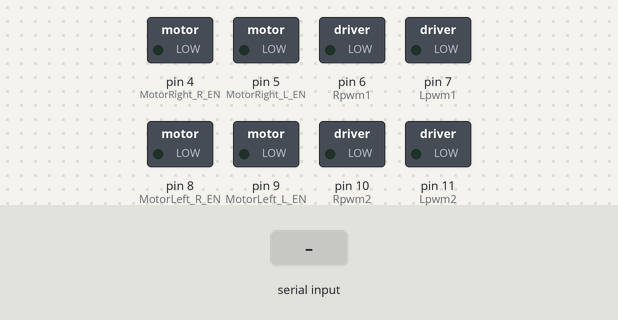
A sketch run on a simulated Arduino Uno, built with avr-gcc and run on an emulated ATmega328P. On the bench: switched loads named in the sketch (green lamp = pin HIGH). The inputs (shaded band) are chosen by the test bench. What the sketch prints to the serial monitor is not drawn.

Above: at 1.2 s.
1.3 s: "F" received over the second serial link
At 1.8 s:
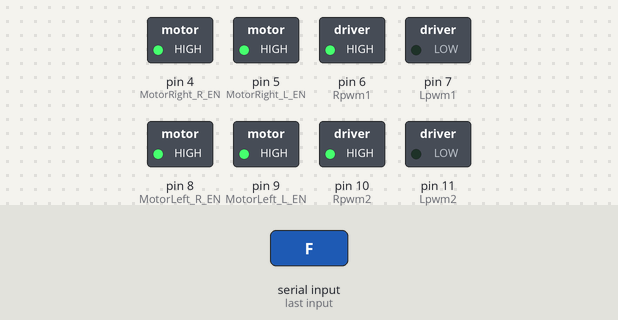
2.8 s: "B" received over the second serial link
At 4.0 s:
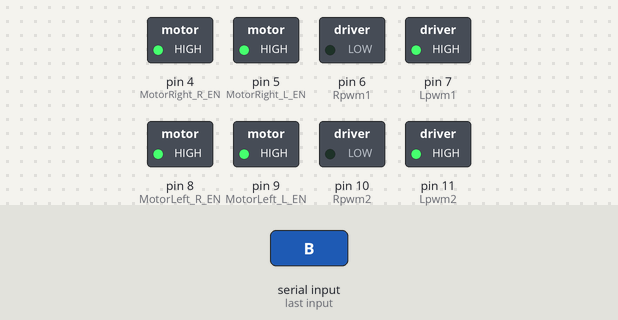
4.3 s: "R" received over the second serial link
At 5.2 s:
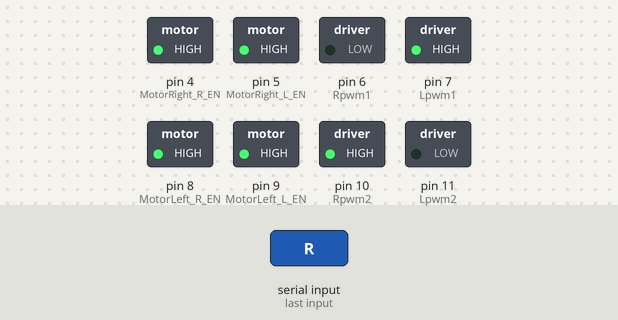
5.8 s: "L" received over the second serial link
At 6.4 s:
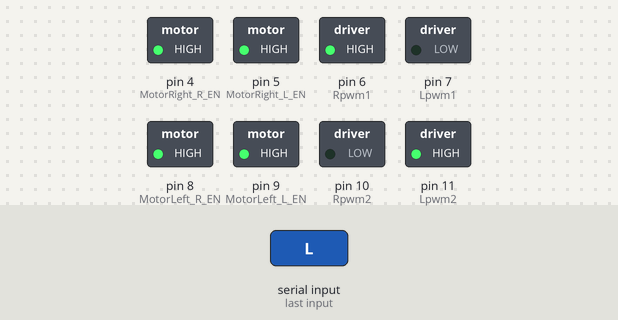
7.3 s: "I" received over the second serial link
At 8.5 s:
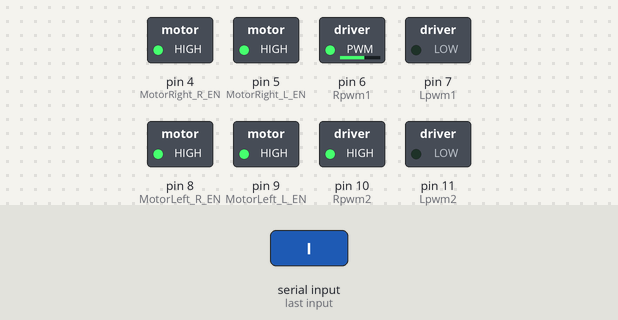
8.8 s: "G" received over the second serial link
At 9.9 s:
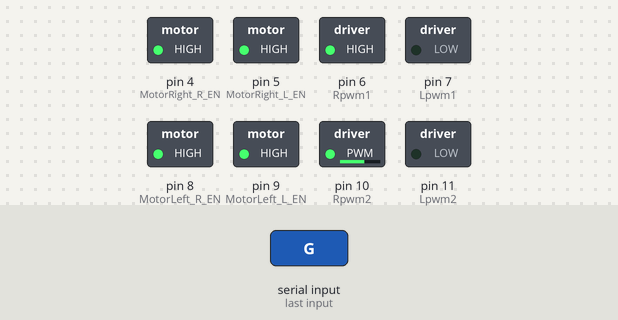
Timing chart, 0 to 11.3 s (numbered marks = the images above; inputs shaded):
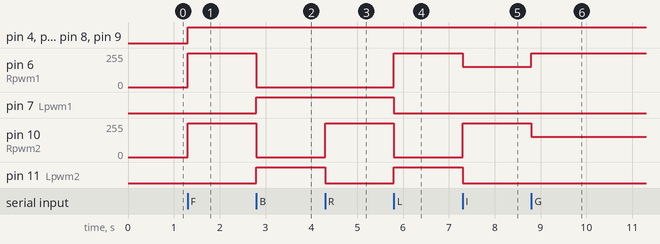

Measured:
- after the input at 1.3 s, pin 4 (MotorRight_R_EN), pin 5 (MotorRight_L_EN), pin 8 (MotorLeft_R_EN), pin 9 (MotorLeft_L_EN): LOW → HIGH at once; pin 6 (Rpwm1), pin 10 (Rpwm2): 0/255 → 255/255 at once
- after the input at 2.8 s, pin 6 (Rpwm1), pin 10 (Rpwm2): 255/255 → 0/255 at once; pin 7 (Lpwm1), pin 11 (Lpwm2): LOW → HIGH at once
- after the input at 4.3 s, pin 10 (Rpwm2): 0/255 → 255/255 at once; pin 11 (Lpwm2): HIGH → LOW at once
- after the input at 5.8 s, pin 6 (Rpwm1): 0/255 → 255/255 at once; pin 7 (Lpwm1): HIGH → LOW at once; pin 10 (Rpwm2): 255/255 → 0/255 at once; pin 11 (Lpwm2): LOW → HIGH at once
- after the input at 7.3 s, pin 6 (Rpwm1): 255/255 → 153/255 at once; pin 10 (Rpwm2): 0/255 → 255/255 at once; pin 11 (Lpwm2): HIGH → LOW at once
- after the input at 8.8 s, pin 6 (Rpwm1): 153/255 → 255/255 at once; pin 10 (Rpwm2): 255/255 → 153/255 at once

The sketch:

arduino_uno_BTS.ino
```cpp
 #include <math.h>

#include <SoftwareSerial.h>

SoftwareSerial btSerial(0, 1); // TX, RX

/*BTS7960 Motor Driver Carrier*/
const int MotorRight_R_EN = 4; // Pin to control the clockwise direction of Right Motor
const int MotorRight_L_EN = 5; // Pin to control the counterclockwise direction of Right Motor
const int MotorLeft_R_EN = 8; // Pin to control the clockwise direction of Left Motor
const int MotorLeft_L_EN = 9; // Pin to control the counterclockwise direction of Left Motor
const int Rpwm1 = 6; // pwm output - motor A
const int Lpwm1 = 7; // pwm output - motor B
const int Rpwm2 = 10; // pwm output - motor A
const int Lpwm2 = 11; // pwm output - motor B
int mspeed = 255;
int robotControlState;

char c;
void setup(){

  //Setup Right Motors
  pinMode(MotorRight_R_EN, OUTPUT);
  pinMode(MotorRight_L_EN, OUTPUT);

  //Setup Left Motors
  pinMode(MotorLeft_R_EN, OUTPUT);
  pinMode(MotorLeft_L_EN, OUTPUT);

  //Setup PWM pins as Outputs
  pinMode(Rpwm1, OUTPUT);
  pinMode(Lpwm1, OUTPUT);
  pinMode(Rpwm2, OUTPUT);
  pinMode(Lpwm2, OUTPUT);

  Serial.begin(9600);
  btSerial.begin(9600);

  stop_Robot();
}// void setup()

void loop(){
  if (btSerial.available()) {

    processInput();
  }
}// void loop()

void processInput (){
  static long receivedNumber = 0;
  static boolean negative = false;
  Serial.write(c);
  c=btSerial.read();
  Serial.println(c);
  switch (c){

  case 'F': // Go FORWARD
    go_Forward(mspeed);
    //Serial.println("forward");
    break;

  case 'B': // Go BACK
    go_Backwad(mspeed);
    break;

  case 'R':
    turn_Right(mspeed);
    break;

  case 'L':
    turn_Left(mspeed);
    break;

  case 'I': // Top Right
    move_RightForward(255);
    break;

  case 'G': // Top Left
    move_LeftForward(mspeed);
    break;

  case 'J': // Bottom Right
    move_RightBackward(mspeed);
    break;

  case 'H': // Bottom Left
    move_LeftBackward(mspeed);
    break;

  case 'S':
    stop_Robot();
    break;

  case '1':
  mspeed = 100;

    break;
    case '2':
  mspeed = 120;

    break;
    case '3':
  mspeed = 150;

    break;
    case '4':
  mspeed = 180;

    break;
    case '5':
  mspeed = 190;

    break;
    case '6':
  mspeed = 200;

    break;
    case '7':
  mspeed = 210;

    break;
    case '8':
  mspeed = 220;

    break;
    case '9':
  mspeed = 240;

    break;
    case 'q':
  mspeed = 255;

    break;

  case '-':
    negative = true;
    break;
  }
}

void stop_Robot(){
    //SetMotors(2);
    analogWrite(Rpwm1, 0);
    analogWrite(Lpwm1, 0);
    analogWrite(Rpwm2, 0);
    analogWrite(Lpwm2, 0);

}// void stopRobot()

void turn_Right(int mspeed){
    SetMotors(1);
    analogWrite(Rpwm1, 0);
    analogWrite(Lpwm1, mspeed);
    analogWrite(Rpwm2, mspeed);
    analogWrite(Lpwm2, 0);

}// void turn_Right(int mspeed)

void turn_Left(int mspeed){
    SetMotors(1);
    analogWrite(Rpwm1, mspeed);
    analogWrite(Lpwm1, 0);
    analogWrite(Rpwm2, 0);
    analogWrite(Lpwm2, mspeed);

}// void turn_Left(int mspeed)

void go_Forward(int mspeed){
    SetMotors(1);
    analogWrite(Rpwm1, mspeed);
    analogWrite(Lpwm1, 0);
    analogWrite(Rpwm2, mspeed);
    analogWrite(Lpwm2, 0);

}// void goForward(int mspeed)

void go_Backwad(int mspeed){
    SetMotors(1);
    analogWrite(Rpwm1, 0);
    analogWrite(Lpwm1, mspeed);
    analogWrite(Rpwm2, 0);
    analogWrite(Lpwm2, mspeed);
}// void goBackwad(int mspeed)

void move_RightForward(int mspeed){
    SetMotors(1);
    analogWrite(Rpwm1, mspeed*0.6);
    analogWrite(Lpwm1, 0);
    analogWrite(Rpwm2, mspeed);
    analogWrite(Lpwm2, 0);

}// void move_RightForward(int mspeed)

void move_LeftForward(int mspeed){
    SetMotors(1);
    analogWrite(Rpwm1, mspeed);
    analogWrite(Lpwm1, 0);
    analogWrite(Rpwm2, mspeed*0.6);
    analogWrite(Lpwm2, 0);
}// move_LeftForward(int mspeed)

void move_RightBackward(int mspeed){
    SetMotors(1);
    analogWrite(Rpwm1, 0);
    analogWrite(Lpwm1, 0);
    analogWrite(Rpwm2, 0);
    analogWrite(Lpwm2, mspeed);
}// void move_RightBackward(int mspeed)

void move_LeftBackward(int mspeed){
    SetMotors(1);
    analogWrite(Rpwm1, 0);
    analogWrite(Lpwm1, mspeed);
    analogWrite(Rpwm2, 0);
    analogWrite(Lpwm2, 0);
}// void move_LeftBackward(int mspeed)

void stopRobot(int delay_ms){
  SetMotors(2);
  analogWrite(Rpwm1, 0);
  analogWrite(Lpwm1, 0);
  analogWrite(Rpwm2, 0);
  analogWrite(Lpwm2, 0);
  delay(delay_ms);
}// void stopRobot(int delay_ms)

void SetMotors(int controlCase){
  switch(controlCase){
    case 1:
      digitalWrite(MotorRight_R_EN, HIGH);
      digitalWrite(MotorRight_L_EN, HIGH);
      digitalWrite(MotorLeft_R_EN, HIGH);
      digitalWrite(MotorLeft_L_EN, HIGH);
    break;
    case 2:
      digitalWrite(MotorRight_R_EN, LOW);
      digitalWrite(MotorRight_L_EN, LOW);
      digitalWrite(MotorLeft_R_EN, LOW);
      digitalWrite(MotorLeft_L_EN, LOW);
    break;
  }
}// void SetMotors(int controlCase)
```
